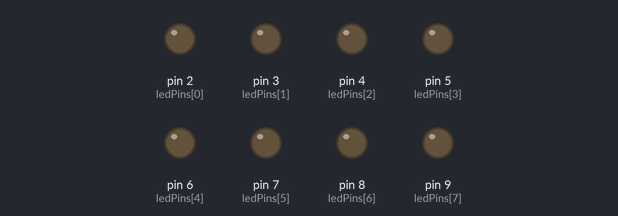
Simulated run of this sketch. Board: Arduino Uno, built with avr-gcc and run on an emulated ATmega328P. On the bench: output pins drawn as LEDs (lit = HIGH).

Above: at 0.1 s.
At 4.1 s:
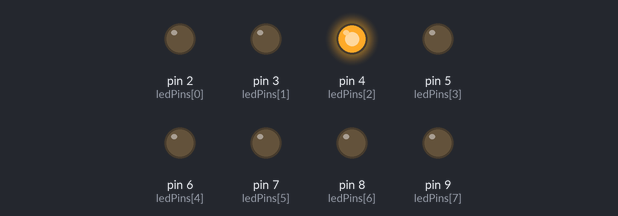
At 9.1 s:
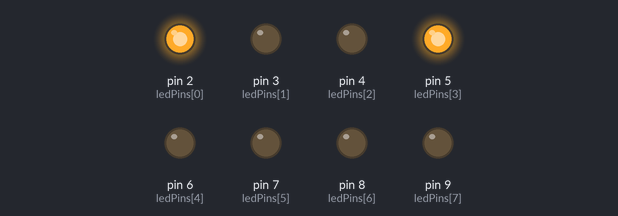
At 19.1 s:
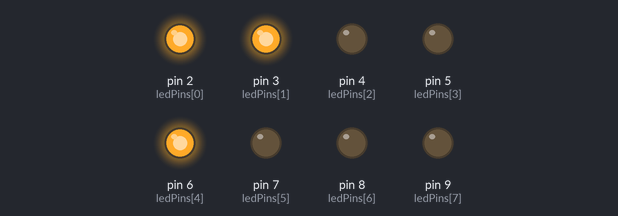
At 29.1 s:
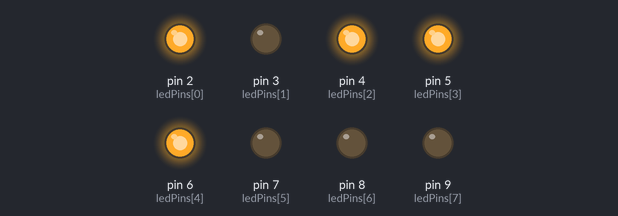
At 39.1 s:
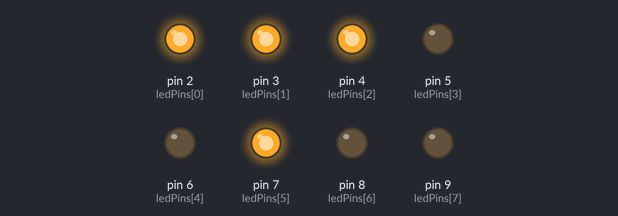
Timing chart, 0 to 40.0 s (numbered marks = the images above):
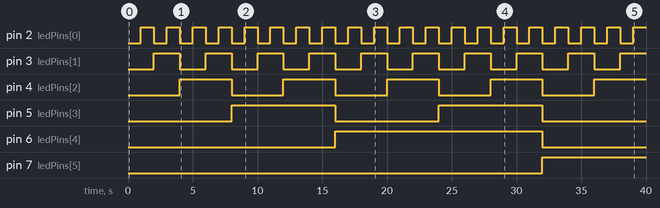

Measured:
- by itself, pin 2 (ledPins[0]): alternates HIGH for 1.0 s and LOW for 1.0 s
- by itself, pin 3 (ledPins[1]): alternates HIGH for 2.0 s and LOW for 2.0 s
- by itself, pin 4 (ledPins[2]): alternates HIGH for 4.0 s and LOW for 4.0 s
- by itself, pin 5 (ledPins[3]): alternates HIGH for 8.0 s and LOW for 8.0 s
- by itself, pin 6 (ledPins[4]): LOW → HIGH at 16.0 s, → LOW 16.0 s later
- by itself, pin 7 (ledPins[5]): LOW → HIGH at 32.0 s

The sketch:

binary_counter.ino
```cpp
int ledPins[9] = {2, 3, 4, 5, 6, 7, 8, 9};
int ledValues[9];
int carryLed = 12;
bool carryValue;

void setup() {
  // put your setup code here, to run once:
  for(int i=0; i<8;i++){
    pinMode(ledPins[i], OUTPUT);
    ledValues[i] = 0;
  }
}

void transformToBinary(int number){
  for(int i = 0; i < 8; i++){
    ledValues[i] = 0;
  }

  int currentDigit = 0;
  while(number != 0 && currentDigit != 8){
    int r = number % 2;
    number = number / 2;
    ledValues[currentDigit++] = r;
  }

  if(number == 0){
    carryValue = false;
  } else {
    carryValue = true;
  }
}

void lightLEDs(){
  for(int i=0;i<8;i++){
    if(ledValues[i] == 1){
      digitalWrite(ledPins[i], HIGH);
    } else {
      digitalWrite(ledPins[i], LOW);
    }
  }

  if(carryValue){
    digitalWrite(carryLed, HIGH);
  } else {
    digitalWrite(carryLed, LOW);
  }
}

void loop() {
  // put your main code here, to run repeatedly:
  for(int i = 0; i < 256 ;i++){
    transformToBinary(i);
    lightLEDs();
    delay(1000);
  }
  transformToBinary(256);
  lightLEDs();
}
```
